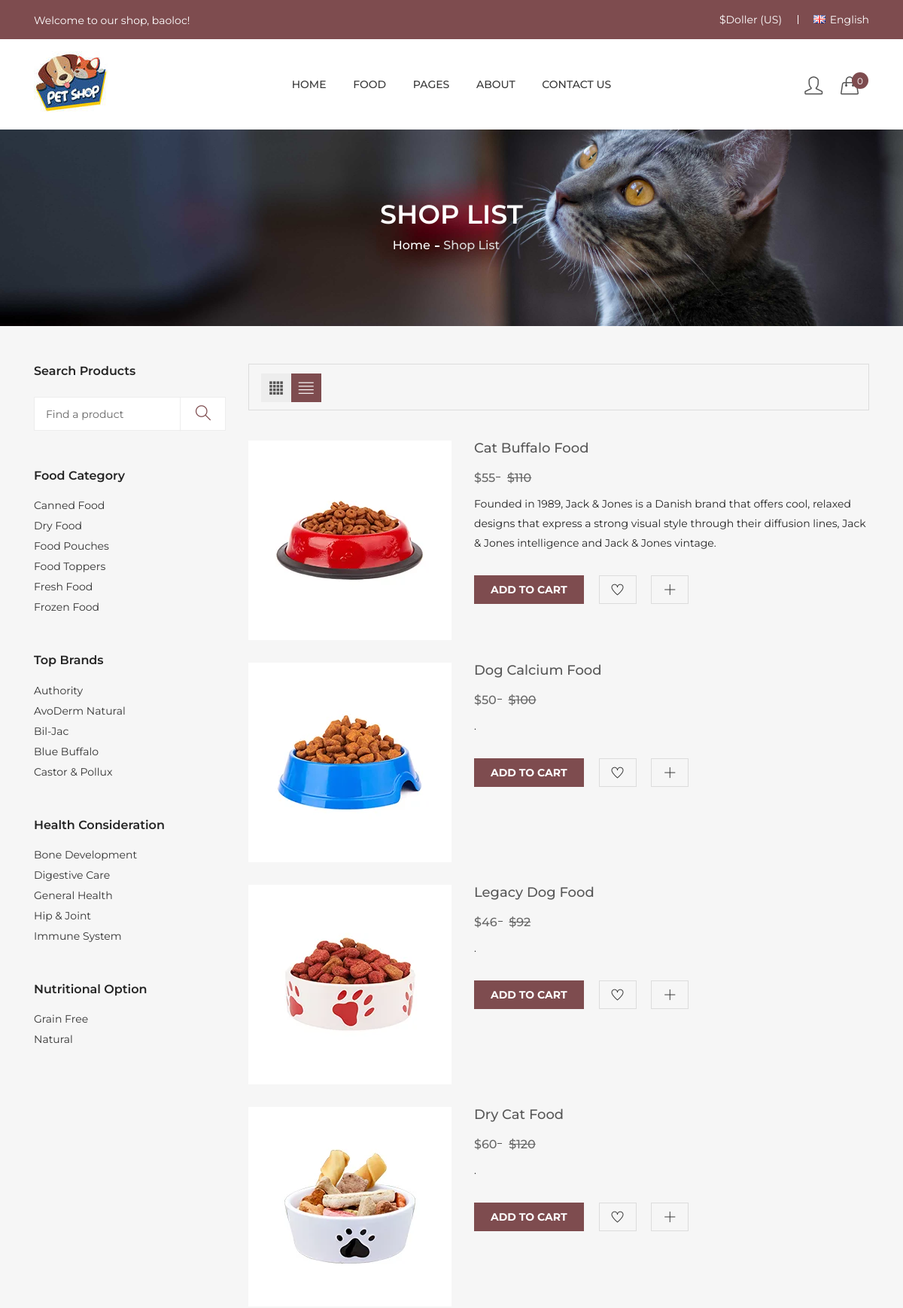
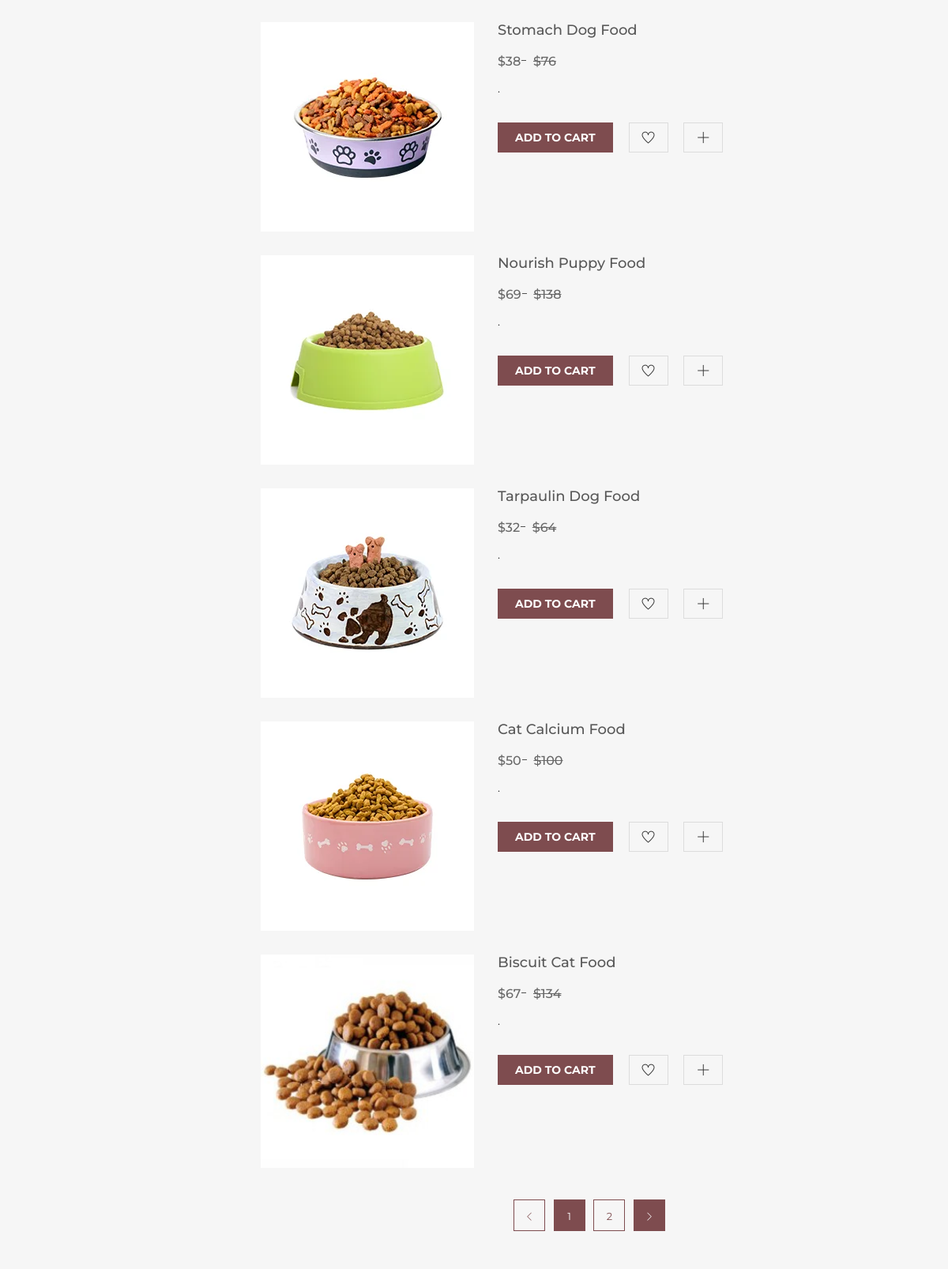
Page /shop-list/ (signed in, upper part) on the committed database (2 pictures, top to bottom).
### product/models.py (models this page shows, shortened)
class Product(models.Model):
    name=models.CharField(max_length=100)
    excerpt=models.TextField(max_length=300)
    description=models.TextField()
    price=models.IntegerField(default=0)
    picture=models.ImageField(upload_to='img')
    digital = models.BooleanField(default=False,null=True, blank=True)

### product/views.py (the view)
# urls.py: path('shop-list/',views.shop_list_view, name='shop-list'),
def shop_list_view(request):
    data = cartData(request)
    cartItems=data['cartItems']
    order=data['order']
    items=data['items']
    products = Product.objects.all()
    context = {'products':products, 'cartItems':cartItems}
    return render(request,'shop-list.html',context)

### cart/models.py (called while the page is built)
	@property
	def get_cart_items(self):
		orderitems = self.orderitem_set.all()
		total = sum([item.quantity for item in orderitems])
		return total

### petshop/utils.py (called while the page is built)
def cartData(request):
	if request.user.is_authenticated:
		customer = request.user.customer
		order, created = Order.objects.get_or_create(customer=customer, complete=False)
		items = order.orderitem_set.all()
		cartItems = order.get_cart_items
	else:
		cookieData = cookieCart(request)
		cartItems = cookieData['cartItems']
		order = cookieData['order']
		items = cookieData['items']
	return {'cartItems':cartItems ,'order':order, 'items':items}

### templates/shop-list.html (shortened to what this page needs)
{% extends 'base.html' %}
{% load static %}
{% block content %}
<div class="breadcrumb-area pt-95 pb-95 bg-img" style="background-image:url(/assets/img/banner/banner-2.jpg);">
    <div class="container">
        <div class="breadcrumb-content text-center">
            <h2>Shop List</h2>
            <ul>
                <li><a href="{% url 'index' %}">home</a></li>
                <li class="active">Shop List</li>
            </ul>
        </div>
    </div>
</div>
<div class="shop-area pt-50 pb-50 gray-bg">
    <div class="container">
        <div class="row flex-row-reverse">
            <div class="col-lg-9">
                <div class="shop-topbar-wrapper">
                    <div class="grid-list-options">
                        <ul class="view-mode">
                            <li><a href="{% url 'shop-page' %}" data-view="product-grid"><i class="ti-layout-grid4-alt"></i></a></li>
                            <li class="active"><a href="{% url 'shop-list' %}" data-view="product-list"><i class="ti-align-justify"></i></a></li>
                        </ul>
                    </div>
                </div>
                <div class="grid-list-product-wrapper">
                    <div class="product-view product-list">
                        <div class="row">
                            {% for item in products %}
                            <div class="product-width col-lg-6 col-xl-4 col-md-6 col-sm-6">
                                <div class="product-wrapper mb-10">
                                    <div class="product-img">
                                        <a href="product-details.html">
                                            <img src="{{ item.picture.url }}" alt="">
                                        </a>
                                    </div>
                                    <div class="product-list-content">
                                        <h4><a href="#">{{ item.name }}</a></h4>
                                        <div class="product-price">
                                            <span class="new">${{ item.price }}</span>
                                            <span class="old">${% widthratio item.price 1 2 %}</span>
                                        </div>
                                        <p>{{ item.description }}</p>
                                        <div class="product-list-action">
                                            <div class="product-list-action-left">
                                                <a class="addtocart-btn update-cart" data-product="{{item.id}}" data-action="add" title="Add to cart" > Add to cart</a>
                                            </div>
                                            <div class="product-list-action-right">
                                                <a title="Wishlist" href="#"><i class="ti-heart"></i></a>
                                                <a title="Quick View" data-toggle="modal" href="#exampleModal"><i class="ti-plus"></i></a>
                                            </div>
                                        </div>
                                    </div>
                                </div>
                            </div>
                            {% endfor %}
                        </div>
                        <div class="pagination-style text-center mt-10">
                            <ul>
                                <li>
                                    <a href="#"><i class="icon-arrow-left"></i></a>
                                </li>
                                <li>
                                    <a class="active" href="#">1</a>
                                </li>
                                <li>
                                    <a href="#">2</a>
                                </li>
                                <li>
                                    <a class="active" href="#"><i class="icon-arrow-right"></i></a>
                                </li>
                            </ul>
                        </div>
                    </div>
                </div>
            </div>
            <div class="col-lg-3">
                <div class="shop-sidebar">
                    <div class="shop-widget">
                        <h4 class="shop-sidebar-title">Search Products</h4>
                        <div class="shop-search mt-25 mb-50">
                            <form class="shop-search-form">
                                <input type="text" placeholder="Find a product">
                                <button type="submit">
                                    <i class="icon-magnifier"></i>
                                </button>
                            </form>
                        </div>
                    </div>
                    <div class="shop-widget mt-50">
                        <h4 class="shop-sidebar-title">Food Category </h4>
                         <div class="shop-list-style mt-20">
                            <ul>
                                <li><a href="#">Canned Food</a></li>
                                <li><a href="#">Dry Food</a></li>
                                <li><a href="#">Food Pouches</a></li>
                                <li><a href="#">Food Toppers</a></li>
                                <li><a href="#">Fresh Food</a></li>
                                <li><a href="#">Frozen Food</a></li>
                            </ul>
                        </div>
                    </div>
                    <div class="shop-widget mt-50">
                        <h4 class="shop-sidebar-title">Top Brands </h4>
                         <div class="shop-list-style mt-20">
                            <ul>
                                <li><a href="#">Authority</a></li>
                                <li><a href="#">AvoDerm Natural</a></li>
                                <li><a href="#">Bil-Jac</a></li>
                                <li><a href="#">Blue Buffalo</a></li>
                                <li><a href="#">Castor & Pollux</a></li>
                            </ul>
                        </div>
                    </div>
                    <div class="shop-widget mt-50">
                        <h4 class="shop-sidebar-title">Health Consideration </h4>
                         <div class="shop-list-style mt-20">
                            <ul>
                                <li><a href="#">Bone Development </a></li>
                                <li><a href="#">Digestive Care </a></li>
                                <li><a href="#">General Health </a></li>
                                <li><a href="#">Hip & Joint  </a></li>
                                <li><a href="#">Immune System  </a></li>
                            </ul>
                        </div>
                    </div>
                    <div class="shop-widget mt-50">
                        <h4 class="shop-sidebar-title">Nutritional Option </h4>
                         <div class="shop-list-style mt-20">
                            <ul>
                                <li><a href="#">Grain Free  </a></li>
                                <li><a href="#">Natural </a></li>
                            </ul>
                        </div>
                    </div>
                </div>
            </div>
        </div>
    </div>
</div>
{% endblock %}

### templates/base.html (shortened to what this page needs)
<!doctype html>
{% load static %}
<html class="no-js" lang="zxx">
    <head>
        <link rel="stylesheet" href="https://stackpath.bootstrapcdn.com/bootstrap/4.4.1/css/bootstrap.min.css"
>
        <link rel="stylesheet" href="/assets/css/animate.css">
        <link rel="stylesheet" href="/assets/css/simple-line-icons.css">
        <link rel="stylesheet" href="/assets/css/themify-icons.css">
        <link rel="stylesheet" href="/assets/css/owl.carousel.min.css">
        <link rel="stylesheet" href="/assets/css/slick.css">
        <link rel="stylesheet" href="/assets/css/meanmenu.min.css">
        <link rel="stylesheet" href="/assets/css/responsive.css">
        <link rel="stylesheet" href="/assets/css/style.css">
    </head>
    <body>
        <header class="header-area">
            <div class="header-top theme-bg">
                <div class="container">
                    <div class="row">
                        <div class="col-lg-4 col-md-4 col-10">
                            <div class="welcome-area">
                                {% if user.username %}
                                    <p>Welcome to our shop, {{user.username}}!</p>
                                {% endif %}
                            </div>
                        </div>
                        <div class="col-lg-8 col-md-8 col-12">
                            <div class="account-curr-lang-wrap f-right">
                                <ul>
                                    <li class="top-hover"><a href="#">$Doller (US)</a></li>
                                    <li><a href="#"><img alt="flag" src="/assets/img/icon-img/en.jpg">English </a></li>
                                </ul>
                            </div>
                        </div>
                    </div>
                </div>
            </div>
            <div class="header-bottom transparent-bar">
                <div class="container">
                    <div class="row">
                        <div class="col-xl-2 col-lg-3 col-md-4 col-sm-4 col-6">
                            <div class="logo pt-3">
                                <a href="{% url 'index' %}"><img alt="" src="/assets/img/logo/pet-logo.jpg"></a>
                            </div>
                        </div>
                        <div class="col-xl-8 col-lg-5 d-none d-lg-block">
                            <div class="main-menu text-center">
                                <nav>
                                    <ul>
                                        <li><a href="{% url 'index' %}">HOME</a></li>
                                        <li class="mega-menu-position"><a href="{% url 'shop-page' %}">Food</a>
                                        </li>
                                        <li><a href="#">PAGES</a>
                                        </li>
                                        <li><a href="{% url 'about' %}">ABOUT</a></li>
                                        <li><a href="{% url 'contact' %}">CONTACT US</a></li>
                                    </ul>
                                </nav>
                            </div>
                        </div>
                        <div class="col-xl-2 col-lg-2 col-md-8 col-sm-8 col-7">
                            <div class="search-login-cart-wrapper">
                                <div class="header-login same-style">
                                    <a href="{% url 'login' %}"><i class="icon-user icons"></i></a>
                                </div>
                                <div class="header-cart same-style">
                                    <button class="icon-cart">
                                        <a href={% url 'cart' %}><i class="icon-handbag"></i></a>
                                        <span class="count-style">{{ cartItems }}</span>
                                    </button>
                                </div>
                            </div>
                        </div>
                    </div>
                </div>
            </div>
        </header>
        {% block content %}{% endblock %}
    </body>
</html>

### assets/css/responsive.css (style rules this page uses)
@media (min-width: 992px) and (max-width: 1200px) { .main-menu li { padding: 0 12px; } }
@media (min-width: 992px) and (max-width: 1200px) { .search-login-cart-wrapper { padding: 46px 5px 0 0; } }
@media (min-width: 992px) and (max-width: 1200px) { .same-style { margin-left: 15px; } }
@media (min-width: 992px) and (max-width: 1200px) { .product-list-action { margin: 17px 0 0; } }
@media (min-width: 992px) and (max-width: 1200px) { .shop-search form button { padding: 0 11px; } }
@media (min-width: 992px) and (max-width: 1200px) { .shop-search form input { padding: 0 47px 0 15px; } }

### rows in the picture
Product: picture (picture), name "Cat Buffalo Food", price "55", price "110", description "Founded in 1989, Jack & Jones is a Danish brand that offers cool, relaxed designs that express a strong visual style through their diffusion lines, Jack & Jones intelligence and Jack & Jones vintage."
Product: picture (picture), name "Dog Calcium Food", price "50", price "100", description "."
Product: picture (picture), name "Legacy Dog Food", price "46", price "92", description "."
Product: picture (picture), name "Dry Cat Food", price "60", price "120", description "."
Product: picture (picture), name "Stomach Dog Food", price "38", price "76", description "."
Product: picture (picture), name "Nourish Puppy Food", price "69", price "138", description "."
Product: picture (picture), name "Tarpaulin Dog Food", price "32", price "64", description "."
Product: picture (picture), name "Cat Calcium Food", price "50", price "100", description "."
Product: picture (picture), name "Biscuit Cat Food", price "67", price "134", description "."

### other values in the picture
{{ user.username }} "baoloc"
{{ cartItems }} "0"
